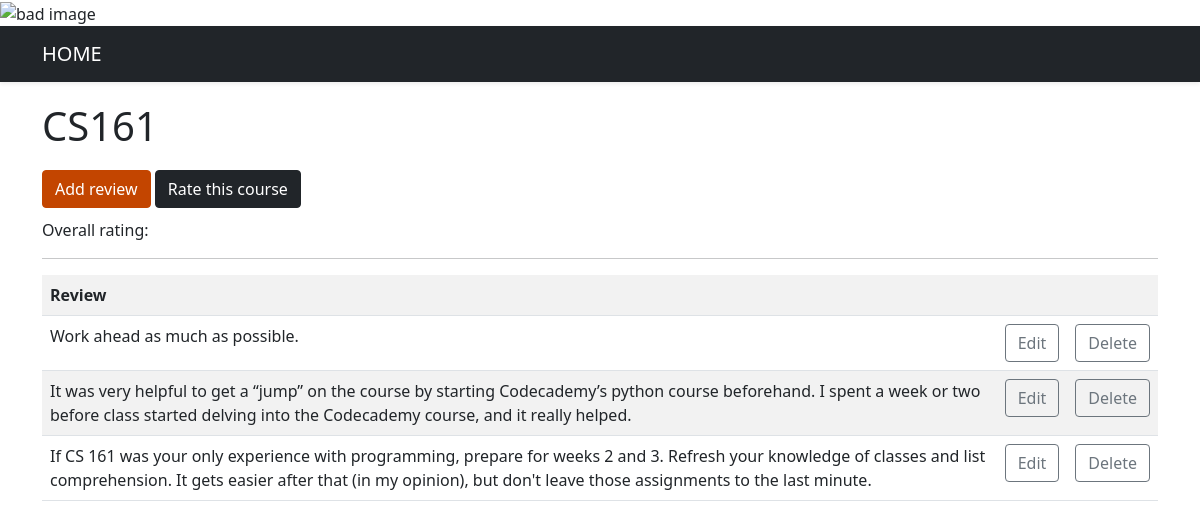
The page /course/1 on the database as committed earlier.
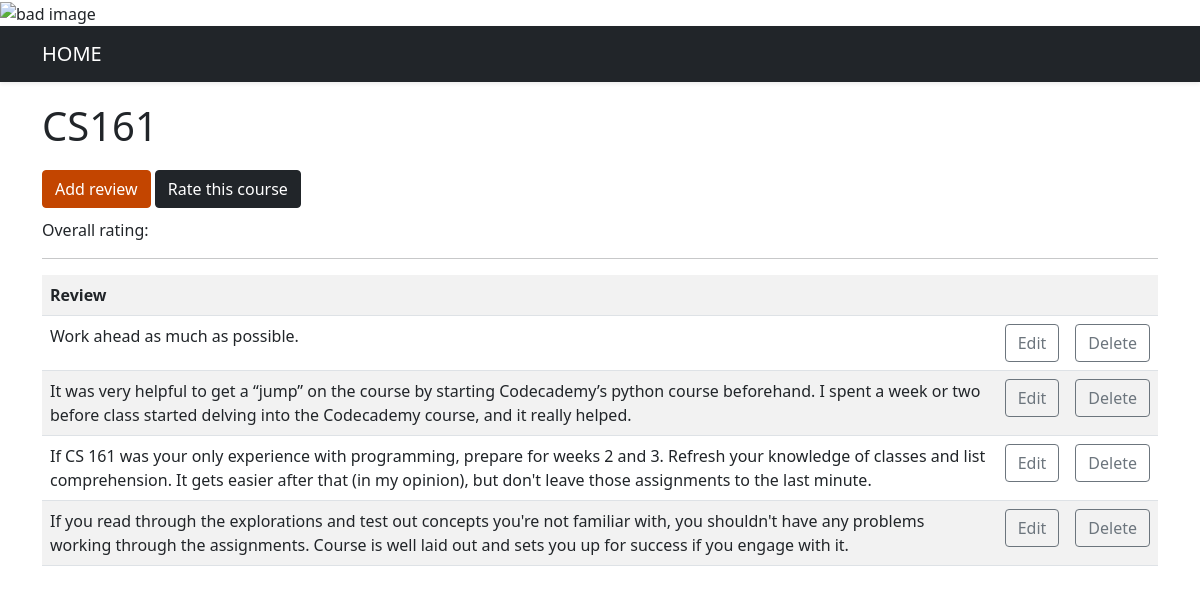
The same page on the database as committed later.
### app.py (models this page shows)
class reviews(db.Model):
    id = db.Column(db.Integer(), primary_key=True)
    num = db.Column(db.String(length=30), nullable=True, unique=False)
    review = db.Column(db.String(length=30), nullable=False, unique=False)
    course_id = db.Column(db.Integer(), db.ForeignKey('courses.id'))

### app.py (the view)
@app.route('/course/<string:id>')
def course_page(id):
    results = courses.query.get(id)
    crn = str(results.num)
    all_reviews = reviews.query.filter(reviews.num == crn).all()
    course_name = all_reviews[0].num
    return render_template('course.html', all_reviews=all_reviews, id=id, course_name=course_name)

### templates/course.html
{% extends 'layout.html' %}
{% block body %}
<h1 style = "margin: 20px 0 0 0;">{{course_name}}</h1>
<a class="btn btn-warning" style="margin: 20px 0 0 0; background-color:#C34500; border-color:#C34500; color:#ffffff" href="/add_review">Add review</a>
<td>
    <button class="btn btn-dark" style = "margin: 20px 0 0 0" type="button" title="Yudi's rating service">Rate this course</button>
                <p style="margin: 10px 0 0 0;">Overall rating: </p>
</td>
<hr>
<table class="table table-striped">
    <tr>
        <th>Review</th>
        <th></th>
        <th></th>
    </tr>
    {% for review in all_reviews %}
    <tr>
        <td>{{review.review}}</td>
        <td><a href="/course/edit_review/{{review.id}}" class="btn btn-outline-secondary">Edit</a></td>
        <td>
            <form action="{{url_for('delete_review', id=review.id)}}" method="post">
                <input class="btn btn-outline-secondary" type="submit" value="Delete"  onclick="return confirm('Are you sure you want to delete this item?');">
            </form>
        </td>
    </tr>
    {% endfor %}
</table>
{% endblock %}

### templates/layout.html (shortened to what this page needs)
<!DOCTYPE html>
<html>
<head>
</head>
</head>
<body>
{% include 'includes/_navbar.html' %}
<div class="container">
    {% block body %}{% endblock %}
</div>
</body>
</html>

### templates/includes/_navbar.html (shortened to what this page needs)
<head>
    <link href="/static/dist/css/bootstrap.min.css" rel="stylesheet">
</head>
<header>
    <img src="https://www.collegeconsensus.com/wp-content/uploads/2018/12/ecampus-oregon-state-university-logo-130078.jpg"
         width="430" height="150" alt="bad image">
    <div class="navbar navbar-dark bg-dark shadow-sm">
        <div class="container">
            <a href="/" class="navbar-brand d-flex align-items-center fw-light">
                <strong>HOME</strong>
            </a>
        </div>
    </div>
</header>

Rows that differ between the two databases and show on the page:
added reviews: review "If you read through the explorations and test out concepts you're not familiar with, you shouldn't have any problems working through the assignments. Course is well laid out and sets you up for success if you engage with it."
